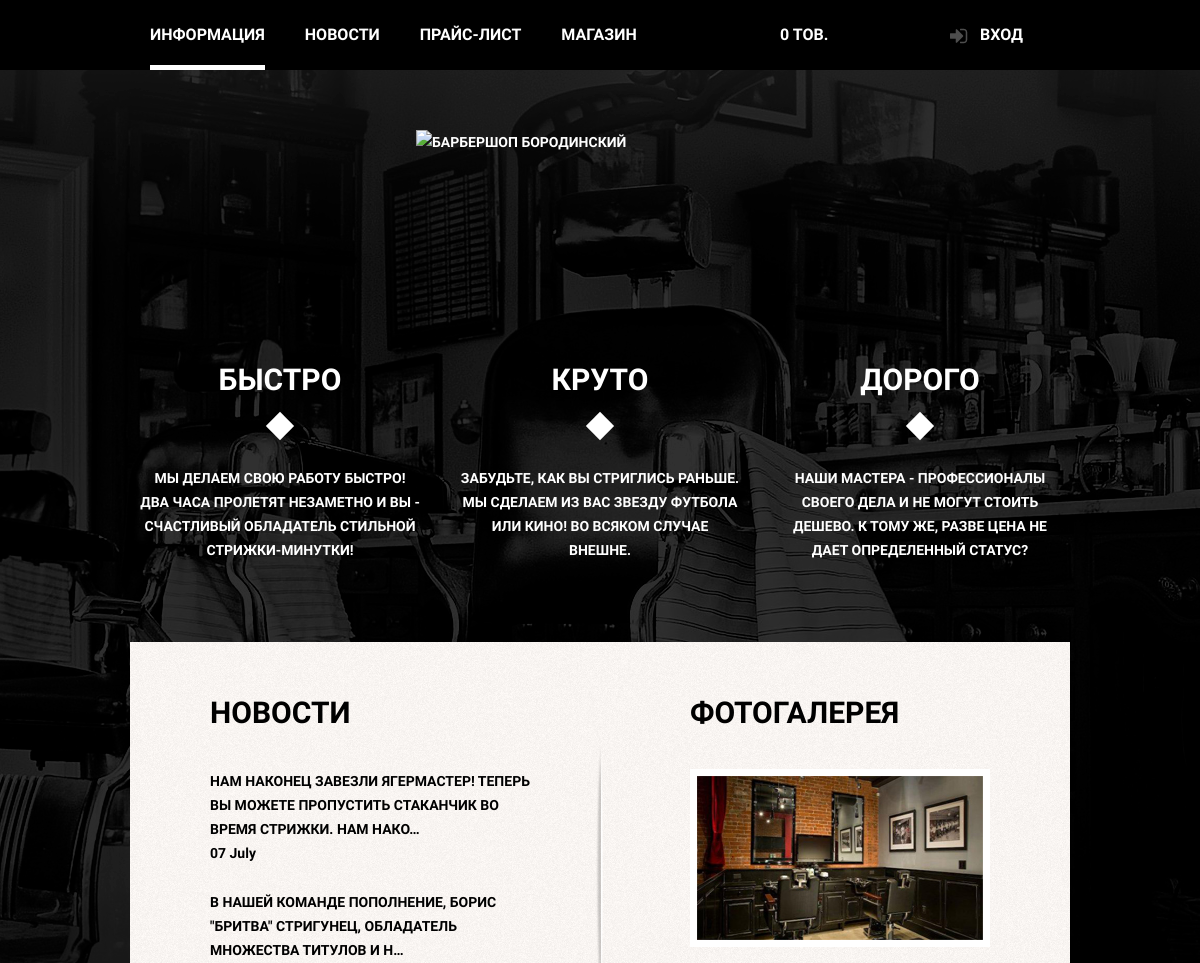
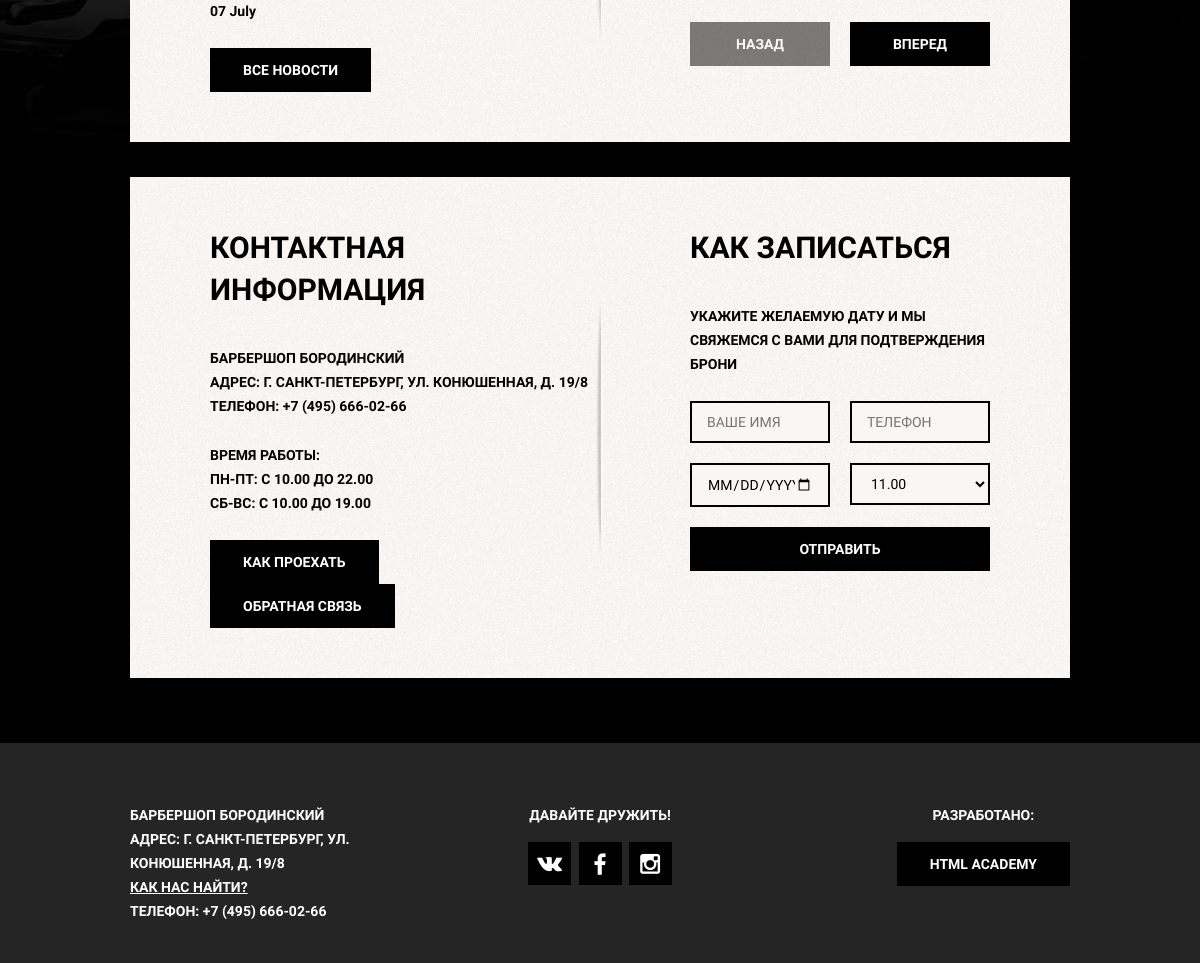
The page / on the database its author committed (2 pictures, top to bottom).
### barber_baseapp/models.py (models this page shows, shortened)
class News(models.Model):
    title = models.CharField(max_length=250, db_index=True)
    slug = models.SlugField(max_length=250, blank=True, unique=True)
    body = RichTextUploadingField(blank=True, null=True)
    date = models.DateField()
    class Meta:
        ordering = ['-date']

### barber_baseapp/views.py (the view)
# urls.py: path('', MainPage.as_view(), name='main_page'),
class MainPage(View):
	def get(self, request):
		last_news = News.objects.all()[:2]
		recordform = RecordForm()
		context = {'last_news': last_news, 'recordform': recordform}
		return render(request, 'barber_baseapp/index.html', context)

### barber_baseapp/forms.py
class RecordForm(forms.ModelForm):
    class Meta:
        model = Record
        fields = ['name', 'phone', 'date', 'time', ]
        widgets = {
            'date': forms.DateInput(attrs={'type': 'date', 'placeholder': 'Дата'}),
            'time': forms.Select(attrs={'placeholder': 'Время'}),
            'name': forms.TextInput(attrs={'placeholder': 'Ваше имя'}),
            'phone': forms.TextInput(attrs={'type': 'tel', 'placeholder': 'Телефон'}),
        }
        labels = {
            'date': (''),
            'time': (''),
            'name': (''),
            'phone': (''),
        }

### barber_baseapp/templates/barber_baseapp/index.html (shortened to what this page needs)
{% extends 'base.html' %}
{% load static %}
{% block content %}
    <div class="index-logo">
        <img src="{% static 'images/index-logo.png' %}" width="368" height="204" alt="Барбершоп Бородинский">
    </div>
    <section class="features clearfix">
        <div class="feature-item">
            <b class="feature-name">Быстро</b>
            <p>Мы делаем свою работу быстро! Два часа пролетят незаметно и вы -
                счастливый обладатель стильной стрижки-минутки!</p>
        </div>
        <div class="feature-item">
            <b class="feature-name">Круто</b>
            <p>Забудьте, как вы стриглись раньше. Мы сделаем из вас звезду
                футбола или кино! Во всяком случае внешне.</p>
        </div>
        <div class="feature-item">
            <b class="feature-name">Дорого</b>
            <p>Наши мастера - профессионалы своего дела и не могут стоить дешево. К
                тому же, разве цена не дает определенный статус?</p>
        </div>
    </section>
    <div class="index-content clearfix">
        <div class="index-content-left">
            <h2 class="index-content-title">Новости</h2>
            <ul class="news-preview">
				{% for news in last_news %}
                <li>
                    <p>{{ news.body|truncatechars:100|safe }}</p>
                    <time datetime=" {{news.date}} "> {{ news.date|date:"m F" }}</time>
                </li>
				{% endfor %}
            </ul>
            <a class="btn" href="{% url 'news_page' %}">Все новости</a>
        </div>
        <div class="index-content-right">
            <h2 class="index-content-title">Фотогалерея</h2>
            <div class="gallery">
                <figure class="gallery-content">
                    <img src="{% static 'images/photo-gallery1.jpg' %}" width="286"
                    height="164" alt="">
                </figure>
                <button class="btn btn-gallery-prev" disabled>Назад</button>
                <button class="btn btn-gallery-next">Вперед</button>
            </div>
        </div>
    </div>
    <div class="index-content clearfix">
        <div class="index-content-left">
            <h2 class="index-content-title">Контактная информация</h2>
            <p>
                Барбершоп Бородинский<br>
                Адрес: г. Санкт-Петербург, ул. Конюшенная, д. 19/8<br>
                Телефон: +7 (495) 666-02-66
            </p>
            <p>
                Время работы:<br>
                Пн-пт: с 10.00 до 22.00<br>
                Сб-вс: с 10.00 до 19.00
            </p>
            <a class="btn js-open-map" href="#">Как проехать</a>
            <a class="btn" href="#">Обратная связь</a>
        </div>
        <div class="index-content-right">
            <h2 class="index-content-title">Как записаться</h2>
            <p>Укажите желаемую дату и мы свяжемся с вами для подтверждения брони</p>
            <form class="appointment-form" action="{% url 'record' %}" method="POST">
                {{ recordform.name }}
                {{ recordform.phone }}
                {{ recordform.date }}
                {{ recordform.time }}
                <button class="btn" type="submit">Отправить</button>
            </form>
        </div>
    </div>
{% endblock %}

### static/css/style.css (style rules this page uses)
html, body { margin: 0; padding: 0; }
body { min-width: 960px; font-weight: 700; font-size: 14px; line-height: 24px; font-family: "PT Sans Narrow", "Arial", sans-serif; color: #ffffff; text-transform: uppercase; background: #000000 url(../images/tint.png) no-repeat center top; }
img { max-width: 100%; height: auto; }
.clearfix::after { content: ""; display: table; clear: both; }
.index-logo { width: 368px; height: 204px; margin: 0 auto; margin-bottom: 25px; }
.index-logo img { width: 368px; height: 204px; }
.features { margin-bottom: 80px; }
.feature-item { float: left; width: 300px; margin-right: 20px; text-align: center; }
.feature-item:last-child { margin-right: 0; }
.feature-name { position: relative; display: block; margin-bottom: 30px; padding-bottom: 35px; font-size: 30px; line-height: 42px; }
.feature-name::after { content: ""; position: absolute; bottom: 0; left: 50%; display: block; width: 20px; height: 20px; margin-left: -10px; background: #ffffff; transform: rotate(45deg); }
.feature-item p { margin: 10px; margin-bottom: 0; }
.index-content { padding: 50px 80px; margin-bottom: 35px; background: url("../images/index-content-shadow.png") no-repeat center, #f8f5f5 url("../images/pattern-white.jpg"); color: #000000; }
.index-content-left { float: left; width: 380px; }
.index-content-right { float: right; width: 300px; }
.index-content-title { margin: 0; margin-bottom: 35px; font-size: 30px; line-height: 42px; }
.index-content p { margin: 0px; margin-bottom: 25px; }
.news-preview { margin: 0; padding: 0; padding-right: 50px; list-style: none; }
.news-preview li { margin-bottom: 25px; }
.news-preview p { margin-bottom: 0; }
.news-preview time { text-transform: none; font-weight: 400px; }
.btn { display: inline-block; padding: 10px 33px; margin-right: 16px; font-weight: 700; font-size: 14px; line-height: 24px; font-family: "PT Sans Narrow", "Arial", sans-serif; text-transform: uppercase; text-decoration: none; vertical-align: top; text-align: center; color: #ffffff; background-color: #000000; border: none; outline: none; cursor: pointer; }
.btn.disabled, .btn:disabled { cursor: default; opacity: 0.5; }
.gallery { position: relative; height: 260px; }
.gallery-content { height: 164px; margin: 0; background-color: #cccccc; border: 7px solid #ffffff; }
.gallery-content img { width: 286px; height: 164px; }
.gallery .btn { position: absolute; bottom: 0; width: 140px; margin: 0; }
.btn-gallery-prev { left: 0; }
.btn-gallery-next { right: 0; }
.appointment-form input { float: left; width: 106px; padding: 7px 15px; margin-right: 20px; margin-bottom: 20px; font-size: 14px; line-height: 24px; font-family: "PT Sans Narrow", "Arial", sans-serif; color: #000000; text-transform: uppercase; background-color: #f9f6f3; border: 2px solid #000000; outline: none; }
.appointment-form input:nth-child(2n) { margin-right: 0; }
.appointment-form .btn { clear: both; width: 100%; }
.appointment-form select { float: left; box-sizing: content-box; width: 106px; padding:10px 15px; margin-right: 0px; margin-bottom: 20px; font-size: 14px; line-height: 24px; font-family: "PT Sans Narrow", "Arial", sans-serif; color: #000000; text-transform: uppercase; background-color: #f9f6f3; border: 2px solid #000000; outline: none; }

### rows shown on the page
News: body "НАМ НАКОНЕЦ ЗАВЕЗЛИ ЯГЕРМАСТЕР! ТЕПЕРЬ ВЫ МОЖЕТЕ ПРОПУСТИТЬ СТАКАНЧИК ВО ВРЕМЯ СТРИЖКИ. НАМ НАКО…", date "07 July"
News: body "В НАШЕЙ КОМАНДЕ ПОПОЛНЕНИЕ, БОРИС \"БРИТВА\" СТРИГУНЕЦ, ОБЛАДАТЕЛЬ МНОЖЕСТВА ТИТУЛОВ И Н…", date "07 July"
